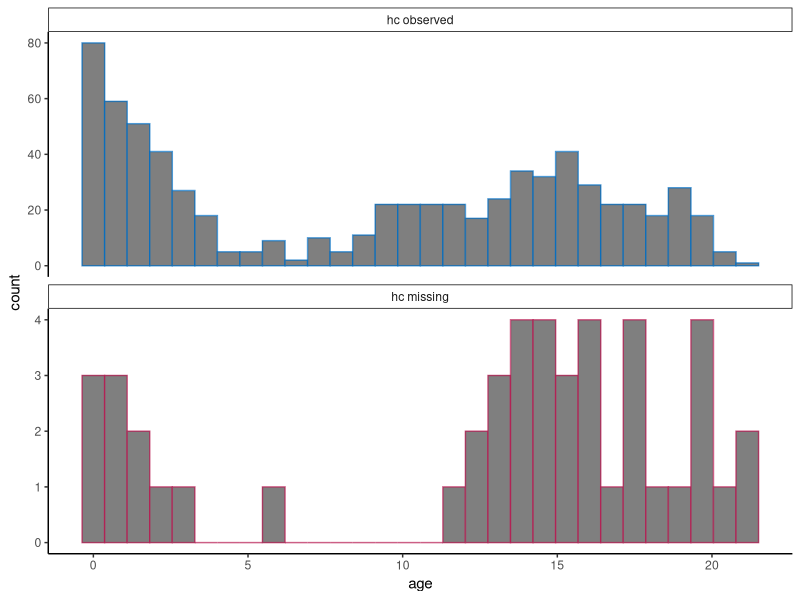
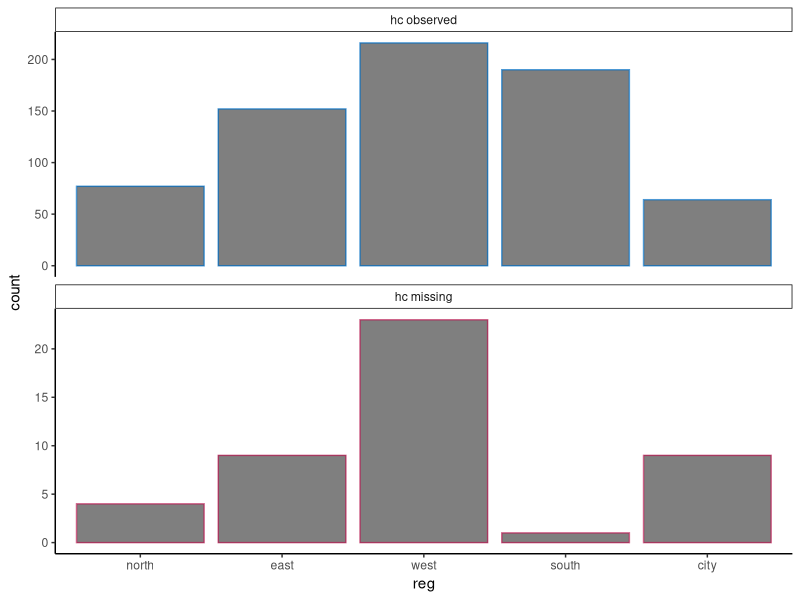
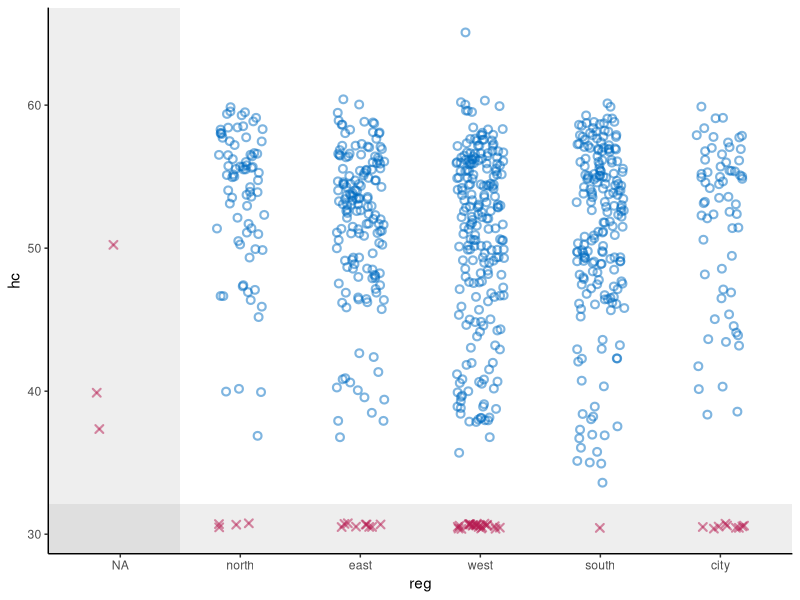
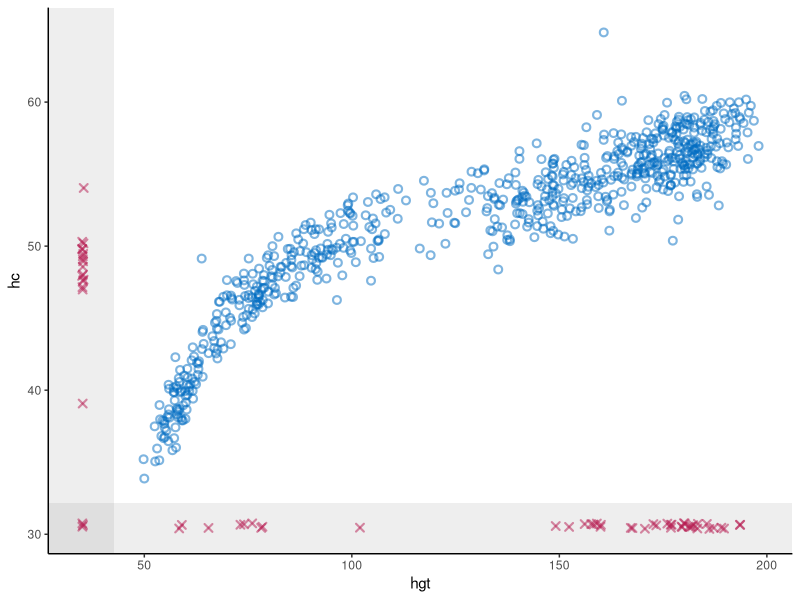
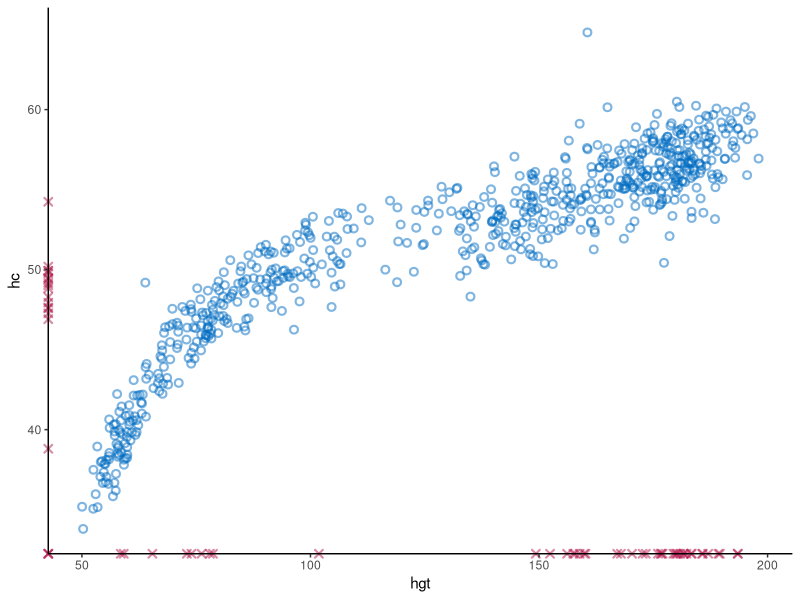
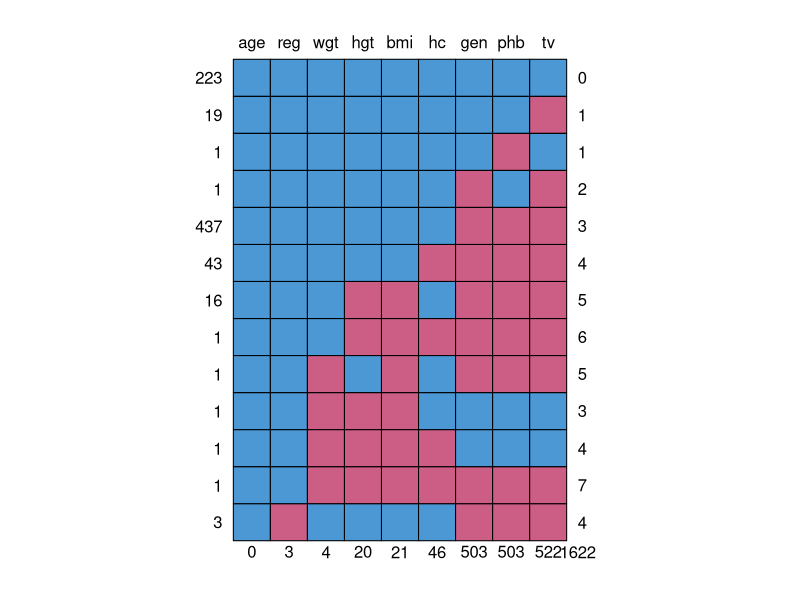
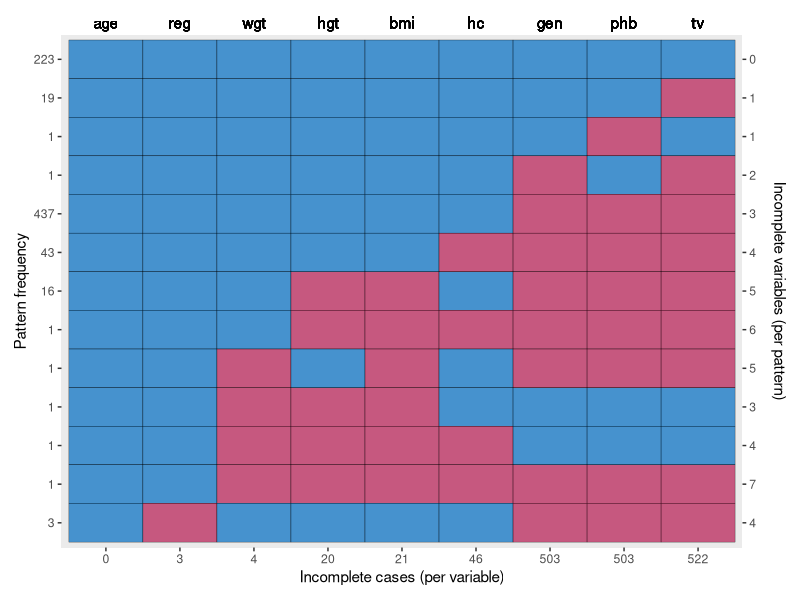
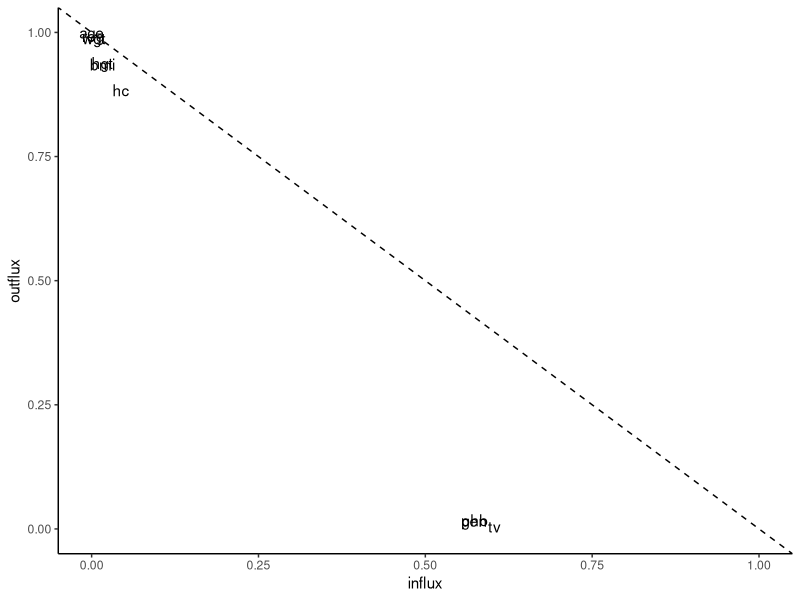

These charts were generated, in order, by the following R code: (Note: this script raises an error after producing the figures.)
## ---- chunk 1
knitr::opts_chunk$set(
  collapse = TRUE,
  comment = "#>",
  warning = FALSE, 
  message = FALSE,
  fig.width = 6, 
  fig.height = 6
)
## ---- chunk 2
# set-up environment
# library(shinymice)
library(tidyverse)
`%nin%` <- Negate(`%in%`)

# example dataset
dat <- mice::boys
# example mids object
imp <- mice::mice(dat, printFlag = FALSE)

# define mice theme
theme_mice <- function() {
  # change default settings (move this outside of the function to unnecessary avoid re-running?)
  ggplot2::update_geom_defaults("point", list(
    shape = 21,
    size = 1.9,
    stroke = 1.1,
    alpha = 0.5
  ))
  ggplot2::update_geom_defaults("boxplot", list(size = 1))
  ggplot2::update_geom_defaults("line", list(size = 1))
  # mice theme settings
  theme <- list(
    ggplot2::theme_classic(),
    ggplot2::theme(legend.position = "top"),
    ggplot2::scale_color_manual(
      values = c(
        "observed" = mice:::mdc(1),
        "missing" = mice:::mdc(2),
        "imputed" = mice:::mdc(2)
      )
    ),
    ggplot2::scale_fill_manual(
      values = c(
        "observed" = mice:::mdc(1),
        "missing" = mice:::mdc(2),
        "imputed" = mice:::mdc(2)
      )
    ),
    ggplot2::scale_size_manual(values = c(
      "observed" = 1,
      "imputed" = 0.5
    )),
    ggplot2::labs(
      color = NULL,
      fill = NULL,
      size = NULL
    )
  )
  # output
  return(theme)
}
## ---- chunk 3
# histogram/density plot faceted instead of dodged
plot_conditional <- function(dat, x, z) {
  # define graphing elements to add to plot
  if (is.numeric(dat[[x]])) {
    # for continuous variables
    geom <-
      ggplot2::geom_histogram()
  } else {
    # for categorical variables
    geom <-
      ggplot2::geom_bar()
  }
  # create facet labels
  facet_labs <- c(paste(z, "observed"), paste(z, "missing")) %>%
    setNames(c("observed", "missing"))
  
  # preprocess the data
  dat[!is.na(dat[[x]]), ] %>%
    dplyr::mutate(conditional = factor(
      is.na(.data[[z]]),
      levels = c(FALSE, TRUE),
      labels = c("observed", "missing")
    )) %>%
    # plot
    ggplot2::ggplot(ggplot2::aes(x = .data[[x]],
                                 color = conditional,
                                 fill = "white")) +
    geom +
    # split by conditional variable
    ggplot2::facet_wrap(
      ~ conditional,
      ncol = 1,
      scales = "free_y",
      labeller = ggplot2::labeller(conditional = facet_labs)
    ) +
    # style
    theme_mice() +
    theme(legend.position = "none",
          strip.background = element_rect(size = 0.5))
}

# test
plot_conditional(dat, x = "age", z = "hc")
plot_conditional(dat, x = "reg", z = "hc")
## ---- chunk 4
# scatterplot with NAs
plot_bivariate <- function(dat, x, y) {
  # define graphing elements to add to plot later
  # set NA value and scale for variable x
  if (is.numeric(dat[[x]])) {
    NA_x <-
      min(dat[[x]], na.rm = TRUE) - .1 * diff(range(dat[[x]], na.rm = TRUE))
    shade_x <-
      min(dat[[x]], na.rm = TRUE) - .05 * diff(range(dat[[x]], na.rm = TRUE))
    scale_x <- NULL
  } else {
    NA_x <- "NA"
    shade_x <- 1.5
    scale_x <-
      ggplot2::scale_x_discrete(limits = c("NA", levels(dat[[x]])))
  }
  
  # set NA value and scale for variable y
  if (is.numeric(dat[[y]])) {
    NA_y <-
      min(dat[[y]], na.rm = TRUE) - .1 * diff(range(dat[[y]], na.rm = TRUE))
    shade_y <-
      min(dat[[y]], na.rm = TRUE) - .05 * diff(range(dat[[y]], na.rm = TRUE))
    scale_y <- NULL
  } else {
    NA_y <- "NA"
    shade_y <- 1.5
    scale_y <-
      ggplot2::scale_y_discrete(limits = c("NA", levels(dat[[y]])))
  }
  
  # add geom for NAs in the x space
  if (any(is.na(dat[[x]]))) {
    geom_x <- ggplot2::geom_point(
      position = ggplot2::position_jitter(width = 0.2, height = 0.2),
      color = mice:::mdc(2),
      shape = 4,
      mapping = ggplot2::aes(x = NA_x, y = .data[[y]]),
      data = dat[is.na(dat[[x]]), ]
    )
  } else {
    geom_x <- NULL
  }
  
  # add geom for NAs in the y space
  if (any(is.na(dat[[y]]))) {
    geom_y <- ggplot2::geom_point(
      position = ggplot2::position_jitter(width = 0.2, height = 0.2),
      color = mice:::mdc(2),
      shape = 4,
      mapping = ggplot2::aes(x = .data[[x]], y = NA_y),
      data = dat[is.na(dat[[y]]), ]
    )
  } else{
    geom_y <- NULL
  }
  
  # add geom for NAs in the x-y space
  if (any(is.na(dat[[x]]) & is.na(dat[[y]]))) {
    geom_xy <- ggplot2::geom_point(
      position = ggplot2::position_jitter(width = 0.2, height = 0.2),
      color = mice:::mdc(2),
      shape = 4,
      mapping = ggplot2::aes(x = NA_x, y = NA_y),
      data = dat[is.na(dat[[x]]) & is.na(dat[[y]]), ]
    )
  } else{
    geom_xy <- NULL
  }
  
  # plot
  p <- dat %>% ggplot2::ggplot() +
    # plot observed datapoints in x-y space
    ggplot2::geom_point(
      ggplot2::aes(x = .data[[x]], y = .data[[y]]),
      position = ggplot2::position_jitter(width = 0.2, height = 0.2),
      color = mice::mdc(1)
    ) +
    # add area for NAs in the x space
    ggplot2::annotate(
      "rect",
      xmin = -Inf,
      xmax = shade_x,
      ymin = -Inf,
      ymax = Inf,
      alpha = 0.1
    ) +
    # add area for NAs in the y space
    ggplot2::annotate(
      "rect",
      xmin = -Inf,
      xmax = Inf,
      ymin = -Inf,
      ymax = shade_y,
      alpha = 0.1
    ) +
    # add NAs
    geom_x +
    geom_y +
    geom_xy +
    # style graph
    theme_mice() +
    scale_x +
    scale_y
  # output
  return(p)
}

# test
plot_bivariate(dat, x = "reg", y = "hc")
plot_bivariate(dat, x = "hgt", y = "hc") 

# same same but easier!
x = "hgt"
y = "hc"
dat %>% ggplot2::ggplot() +
  ggplot2::theme_classic() +
  # plot observed datapoints in x-y space
  ggplot2::geom_point(
    ggplot2::aes(x = .data[[x]], y = .data[[y]]),
    position = ggplot2::position_jitter(width = 0.2, height = 0.2),
    color = mice::mdc(1)
  ) +
  # missing x
  ggplot2::geom_point(
    position = ggplot2::position_jitter(width = 0.2, height = 0.2),
    color = mice:::mdc(2),
    shape = 4,
    mapping = ggplot2::aes(x = -Inf, y = .data[[y]]),
    data = dat[is.na(dat[[x]]),]
  ) +
  # missing y
  ggplot2::geom_point(
    position = ggplot2::position_jitter(width = 0.2, height = 0.2),
    color = mice:::mdc(2),
    shape = 4,
    mapping = ggplot2::aes(x = .data[[x]], y = -Inf),
    data = dat[is.na(dat[[y]]),]
  ) +
  # missing xy
  ggplot2::geom_point(
    position = ggplot2::position_jitter(width = 0.2, height = 0.2),
    color = mice:::mdc(2),
    shape = 4,
    mapping = ggplot2::aes(x = -Inf, y = -Inf),
    data = dat[is.na(dat[[x]]) & is.na(dat[[y]]),]
  ) +
  # axes
  ggplot2::coord_cartesian(clip = "off") 

## ---- chunk 5
# make ggplot version of md pattern plot
plot_md_pattern <- function(dat) {
  # get md pattern and store additional info
  pat <- mice::md.pattern(dat)
  vrb <- colnames(pat)[-ncol(pat)]
  colnames(pat) <- c(vrb, "n_vrb_inc")
  n_pat_obs <- as.numeric(rownames(pat))[-nrow(pat)]
  n_vrb_inc <- as.numeric(pat[, ncol(pat)])[-nrow(pat)]
  n_val_mis <- as.numeric(pat[nrow(pat), ])[-ncol(pat)]
  
  # make the pattern tidy
  long_pat <- pat[-nrow(pat), ] %>%
    cbind(., n_pat_obs, pat_nr = 1:nrow(.)) %>%
    as.data.frame() %>%
    tidyr::pivot_longer(cols = all_of(vrb),
                        names_to = "vrb",
                        values_to = "obs") %>%
    cbind(., n_val_mis)
  
  # plot the md pattern
  p <- long_pat %>%
    ggplot2::ggplot() +
    ggplot2::geom_tile(ggplot2::aes(
      x = vrb,
      y = pat_nr,
      fill = as.factor(obs),
      group = n_vrb_inc
    ),
    color = "black") +
    # set axes
    ggplot2::scale_x_discrete(limits = vrb,
                              position = "bottom",
                              labels = as.character(n_val_mis)) +
    ggplot2::scale_y_reverse(
      breaks = 1:max(long_pat$pat_nr),
      labels = as.character(n_pat_obs),
      expand = c(0.01, 0.01),
      sec.axis = ggplot2::dup_axis(labels = as.character(n_vrb_inc),
                                   name = "Incomplete variables (per pattern)")
    ) +
    # add labels
    ggplot2::labs(x = "Incomplete cases (per variable)",
                  y = "Pattern frequency") +
    ggplot2::geom_text(aes(x = vrb, y = -Inf, label = vrb),
                       data = long_pat,
                       vjust = -0.5) +
    ggplot2::coord_cartesian(clip = "off") +
    # add styling
    ggplot2::theme(
      legend.position = "none",
      plot.margin = ggplot2::margin(t = 25, l = 10, b = 10, r = 10, unit = "pt"),
      axis.title.y.right = ggplot2::element_text(margin = ggplot2::margin(l = 10)),
      panel.grid = ggplot2::element_blank()
    ) +
    ggplot2::scale_fill_manual(values = c("1" = mice:::mdc(1), "0" = mice:::mdc(2)))
  
  return(p)
}

# test
plot_md_pattern(dat)
## ---- chunk 6
# plot in- and outflux of incomplete data
plot_flux <- function(dat) {
  flx <- mice::flux(dat)
  p <- flx %>% ggplot2::ggplot() +
    ggplot2::geom_text(ggplot2::aes(
      x = influx,
      y = outflux,
      label = rownames(flx)
    )) +
    geom_abline(intercept = 1,
                slope = -1,
                linetype = "dashed") +
    lims(x = c(0, 1), y = c(0, 1)) +
    theme_classic()
  return(p)
}
# test
plot_flux(dat)
## ---- chunk 7
# make chain means and variances tidy
preprocess_thetas <- function(imp) {
  d <- imp$chainMean %>%
    dplyr::na_if(., "NaN") %>%
    as.data.frame() %>%
    dplyr::mutate(var = row.names(.), theta = "Chain means") %>%
    rbind(
      .,
      imp$chainVar %>%
        sqrt() %>%
        as.data.frame(.) %>%
        dplyr::mutate(var = row.names(.), theta = "Chain standard deviations")
    ) %>%
    tidyr::pivot_longer(-c(var, theta)) %>%
    cbind(.it = as.integer(1:imp$iteration),
          .imp = as.factor(rep(1:imp$m, each = imp$iteration)))
  return(d)
}
# test
trace_dat <- preprocess_thetas(imp)

trace_one_variable <- function(d, x) {
  # plot one variable
  p <- d[d$var == x, ] %>%
    ggplot2::ggplot() +
    ggplot2::geom_line(ggplot2::aes(x = .it, y = value, color = .imp)) +
    ggplot2::facet_wrap(~ theta, scales = "free", ncol = 1) +
    ggplot2::theme_classic() +
    ggplot2::theme(strip.background = element_rect(size = 0.5)) +
    ggplot2::labs(x = "Iteration",
                  y = paste0(x),
                  color = "Imputation")
  # show message to user when variable is completely observed
  if (all(is.na(p$data$value))) {
    p <-
      p + ggplot2::geom_text(ggplot2::aes(
        x = median(as.numeric(d$.imp)),
        y = 0,
        label = "No \n imputations \n to show"
      ),
      color = "grey")
  }
  return(p)
}
#test
trace_one_variable(trace_dat, x = "hgt")
trace_one_variable(trace_dat, x = "age")
## ---- chunk 8
# extract imputations and initialize plot
plot_imps <- function(imp, x, y = NULL) {
  # parse inputs
  if (is.null(y)) {
    y <- x
  }
  # combine observed and imputed data
  xy_obs <- imp$data %>%
    cbind(datapoint = "observed",
          .imp = 0,
          .id = 1:nrow(.),
          .) %>%
    .[!is.na(imp$data[[x]]) &
        !is.na(imp$data[[y]]), ]
  xy_imps <- imp %>%
    mice::complete("long") %>%
    cbind(datapoint = "imputed", .) %>%
    .[.$.id %nin% xy_obs$.id,]
  xy_dat <- rbind(xy_obs, xy_imps) %>%
    dplyr::mutate(datapoint = factor(datapoint, levels = c("observed", "imputed")))
  # initialize plot
  p <- xy_dat %>%
    ggplot2::ggplot() +
    theme_mice()
  # output
  return(p)
}

# test with continuous variable
x = "hc"

# boxplot (doesn't work for categorical variables)
imp %>% plot_imps(x) +
  ggplot2::geom_boxplot(ggplot2::aes(
    x = as.factor(.imp),
    y = .data[[x]],
    color = datapoint
  ),
  width = 0.5) +
  ggplot2::xlab("Imputation (0 = observed data)")

# stripplot
imp %>% plot_imps(x) +
  ggplot2::geom_jitter(
    ggplot2::aes(
      x = as.factor(.imp),
      y = .data[[x]],
      color = datapoint
    ),
    height = 0.25,
    width = 0.25
  ) +
  ggplot2::xlab("Imputation (0 = observed data)")

# density plot
imp %>% plot_imps(x) +
  ggplot2::geom_density(ggplot2::aes(
    x = .data[[x]],
    color = datapoint,
    size = datapoint,
    group = .imp
  ))

# test with two continuous variables
y = "hgt"

# xyplot
imp %>% plot_imps(x, y) +
  ggplot2::geom_point(ggplot2::aes(
    x = .data[[x]],
    y = .data[[y]],
    group = .id,
    color = datapoint
  ))

# test with categorical variable
x = "phb"

# faceted barplot
imp %>% plot_imps(x) +
  ggplot2::geom_bar(
    ggplot2::aes(x = .data[[x]],
                 color = datapoint,
                 size = datapoint),
    width = 0.5,
    fill = "white"#,
    #position = ggplot2::position_dodge(preserve = "single")
  ) +
  ggplot2::facet_wrap(~ .imp, scales = "free_y", ncol = 2)

## ---- chunk 9
# plot the predictor matrix for the imputation model, make interactive later!
plot_pred_matrix <- function(dat) {
  # parse input
  if (mice::is.mids(dat)) {
    imp <- dat
  } else {
    imp <- mice::mice(dat, maxit = 0)
  }
  # get the predictor matrix and add the rownames as variable
  pred <- imp$predictorMatrix %>%
    as.data.frame() %>%
    cbind(vrb_to_imp = rownames(.), .)
  # make the data tidy to plot
  long_pred <-
    pivot_longer(
      pred,
      cols = names(pred)[-1],
      names_to = "vrb_as_pred",
      names_transform = list(vrb_as_pred = as.factor)
    )
  # plot the predictor matrix
  p <- long_pred %>%
    ggplot2::ggplot() +
    ggplot2::geom_tile(ggplot2::aes(
      x = vrb_as_pred,
      y = vrb_to_imp,
      fill = as.factor(value)
    ),
    color = "black") +
    ggplot2::theme(legend.position = "none",
                   panel.grid = ggplot2::element_blank()) +
    ggplot2::scale_y_discrete(limits = rev(names(imp$data))) +
    ggplot2::scale_x_discrete(limits = names(imp$data), position = "top") +
    ggplot2::scale_fill_manual(values = c("1" = mice:::mdc(1), "0" = mice:::mdc(2))) +
    ggplot2::labs(x = "Predictor", y = "Variable to impute", title = "Predictor matrix")
  
  return(p)
}

# test
plot_pred_matrix(imp)
new_pred <- imp$predictorMatrix
new_pred["bmi", c("hgt", "wgt")] <- 0
imp2 <- mice::mice(dat, predictorMatrix = new_pred, maxit = 0)
plot_pred_matrix(imp2)
